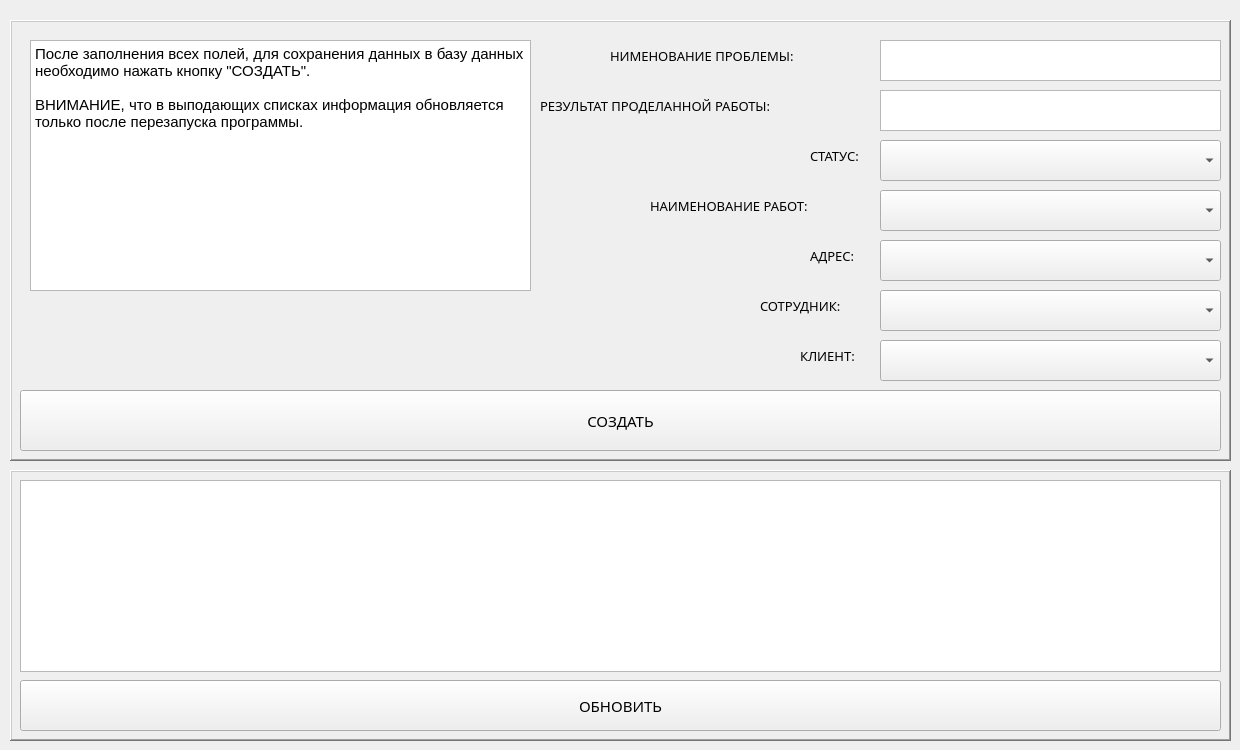
     <widget class="QWidget" name="tab_9">
      <attribute name="title">
       <string>Обращение клиента</string>
      </attribute>
      <widget class="QFrame" name="frame_5">
       <property name="geometry">
        <rect>
         <x>10</x>
         <y>20</y>
         <width>1221</width>
         <height>441</height>
        </rect>
       </property>
       <property name="frameShape">
        <enum>QFrame::WinPanel</enum>
       </property>
       <property name="frameShadow">
        <enum>QFrame::Raised</enum>
       </property>
       <widget class="QPlainTextEdit" name="plainTextEdit_34">
        <property name="geometry">
         <rect>
          <x>870</x>
          <y>70</y>
          <width>341</width>
          <height>41</height>
         </rect>
        </property>
       </widget>
       <widget class="QPlainTextEdit" name="plainTextEdit_40">
        <property name="geometry">
         <rect>
          <x>870</x>
          <y>20</y>
          <width>341</width>
          <height>41</height>
         </rect>
        </property>
       </widget>
       <widget class="QLabel" name="label_49">
        <property name="geometry">
         <rect>
          <x>600</x>
          <y>20</y>
          <width>301</width>
          <height>31</height>
         </rect>
        </property>
        <property name="font">
         <font>
          <family>Montserrat</family>
          <pointsize>10</pointsize>
         </font>
        </property>
        <property name="text">
         <string>НИМЕНОВАНИЕ ПРОБЛЕМЫ:</string>
        </property>
       </widget>
       <widget class="QLabel" name="label_50">
        <property name="geometry">
         <rect>
          <x>530</x>
          <y>70</y>
          <width>351</width>
          <height>31</height>
         </rect>
        </property>
        <property name="font">
         <font>
          <family>Montserrat</family>
          <pointsize>10</pointsize>
         </font>
        </property>
        <property name="text">
         <string>РЕЗУЛЬТАТ ПРОДЕЛАННОЙ РАБОТЫ:</string>
        </property>
       </widget>
       <widget class="QLabel" name="label_51">
        <property name="geometry">
         <rect>
          <x>750</x>
          <y>270</y>
          <width>351</width>
          <height>31</height>
         </rect>
        </property>
        <property name="font">
         <font>
          <family>Montserrat</family>
          <pointsize>10</pointsize>
         </font>
        </property>
        <property name="text">
         <string>СОТРУДНИК:</string>
        </property>
       </widget>
       <widget class="QLabel" name="label_52">
        <property name="geometry">
         <rect>
          <x>800</x>
          <y>120</y>
          <width>351</width>
          <height>31</height>
         </rect>
        </property>
        <property name="font">
         <font>
          <family>Montserrat</family>
          <pointsize>10</pointsize>
         </font>
        </property>
        <property name="text">
         <string>СТАТУС:</string>
        </property>
       </widget>
       <widget class="QLabel" name="label_53">
        <property name="geometry">
         <rect>
          <x>640</x>
          <y>170</y>
          <width>351</width>
          <height>31</height>
         </rect>
        </property>
        <property name="font">
         <font>
          <family>Montserrat</family>
          <pointsize>10</pointsize>
         </font>
        </property>
        <property name="text">
         <string>НАИМЕНОВАНИЕ РАБОТ:</string>
        </property>
       </widget>
       <widget class="QLabel" name="label_54">
        <property name="geometry">
         <rect>
          <x>800</x>
          <y>220</y>
          <width>351</width>
          <height>31</height>
         </rect>
        </property>
        <property name="font">
         <font>
          <family>Montserrat</family>
          <pointsize>10</pointsize>
         </font>
        </property>
        <property name="text">
         <string>АДРЕС:</string>
        </property>
       </widget>
       <widget class="QLabel" name="label_55">
        <property name="geometry">
         <rect>
          <x>790</x>
          <y>320</y>
          <width>351</width>
          <height>31</height>
         </rect>
        </property>
        <property name="font">
         <font>
          <family>Montserrat</family>
          <pointsize>10</pointsize>
         </font>
        </property>
        <property name="text">
         <string>КЛИЕНТ:</string>
        </property>
       </widget>
       <widget class="QLabel" name="label_56">
        <property name="geometry">
         <rect>
          <x>20</x>
          <y>20</y>
          <width>71</width>
          <height>21</height>
         </rect>
        </property>
        <property name="font">
         <font>
          <family>Montserrat</family>
          <pointsize>11</pointsize>
          <weight>75</weight>
          <bold>true</bold>
         </font>
        </property>
        <property name="text">
         <string/>
        </property>
       </widget>
       <widget class="QTextBrowser" name="textBrowser_7">
        <property name="geometry">
         <rect>
          <x>20</x>
          <y>20</y>
          <width>501</width>
          <height>251</height>
         </rect>
        </property>
        <property name="html">
         <string>&lt;!DOCTYPE HTML PUBLIC &quot;-//W3C//DTD HTML 4.0//EN&quot; &quot;http://www.w3.org/TR/REC-html40/strict.dtd&quot;&gt;
&lt;html&gt;&lt;head&gt;&lt;meta name=&quot;qrichtext&quot; content=&quot;1&quot; /&gt;&lt;style type=&quot;text/css&quot;&gt;
p, li { white-space: pre-wrap; }
&lt;/style&gt;&lt;/head&gt;&lt;body style=&quot; font-family:'MS Shell Dlg 2'; font-size:7.8pt; font-weight:400; font-style:normal;&quot;&gt;
&lt;p style=&quot; margin-top:0px; margin-bottom:0px; margin-left:0px; margin-right:0px; -qt-block-indent:0; text-indent:0px;&quot;&gt;&lt;span style=&quot; font-size:11pt;&quot;&gt;После заполнения всех полей, для сохранения данных в базу данных необходимо нажать кнопку &amp;quot;СОЗДАТЬ&amp;quot;. &lt;br /&gt;&lt;br /&gt;ВНИМАНИЕ, что в выподающих списках информация обновляется только после перезапуска программы.&lt;/span&gt;&lt;/p&gt;&lt;/body&gt;&lt;/html&gt;</string>
        </property>
       </widget>
       <widget class="QPushButton" name="pushButton_13">
        <property name="geometry">
         <rect>
          <x>10</x>
          <y>370</y>
          <width>1201</width>
          <height>61</height>
         </rect>
        </property>
        <property name="font">
         <font>
          <family>Montserrat</family>
          <pointsize>11</pointsize>
         </font>
        </property>
        <property name="text">
         <string>СОЗДАТЬ</string>
        </property>
       </widget>
       <widget class="QComboBox" name="comboBox_6">
        <property name="geometry">
         <rect>
          <x>870</x>
          <y>220</y>
          <width>341</width>
          <height>41</height>
         </rect>
        </property>
       </widget>
       <widget class="QComboBox" name="comboBox_7">
        <property name="geometry">
         <rect>
          <x>870</x>
          <y>270</y>
          <width>341</width>
          <height>41</height>
         </rect>
        </property>
       </widget>
       <widget class="QComboBox" name="comboBox_8">
        <property name="geometry">
         <rect>
          <x>870</x>
          <y>320</y>
          <width>341</width>
          <height>41</height>
         </rect>
        </property>
       </widget>
       <widget class="QComboBox" name="comboBox_9">
        <property name="geometry">
         <rect>
          <x>870</x>
          <y>170</y>
          <width>341</width>
          <height>41</height>
         </rect>
        </property>
       </widget>
       <widget class="QComboBox" name="comboBox_10">
        <property name="geometry">
         <rect>
          <x>870</x>
          <y>120</y>
          <width>341</width>
          <height>41</height>
         </rect>
        </property>
       </widget>
      </widget>
      <widget class="QFrame" name="frame_6">
       <property name="geometry">
        <rect>
         <x>10</x>
         <y>470</y>
         <width>1221</width>
         <height>271</height>
        </rect>
       </property>
       <property name="frameShape">
        <enum>QFrame::WinPanel</enum>
       </property>
       <property name="frameShadow">
        <enum>QFrame::Raised</enum>
       </property>
       <widget class="QPushButton" name="pushButton_14">
        <property name="geometry">
         <rect>
          <x>10</x>
          <y>210</y>
          <width>1201</width>
          <height>51</height>
         </rect>
        </property>
        <property name="font">
         <font>
          <family>Montserrat</family>
          <pointsize>11</pointsize>
         </font>
        </property>
        <property name="text">
         <string>ОБНОВИТЬ</string>
        </property>
       </widget>
       <widget class="QTableWidget" name="tableWidget_6">
        <property name="geometry">
         <rect>
          <x>10</x>
          <y>10</y>
          <width>1201</width>
          <height>192</height>
         </rect>
        </property>
       </widget>
      </widget>
     </widget>
